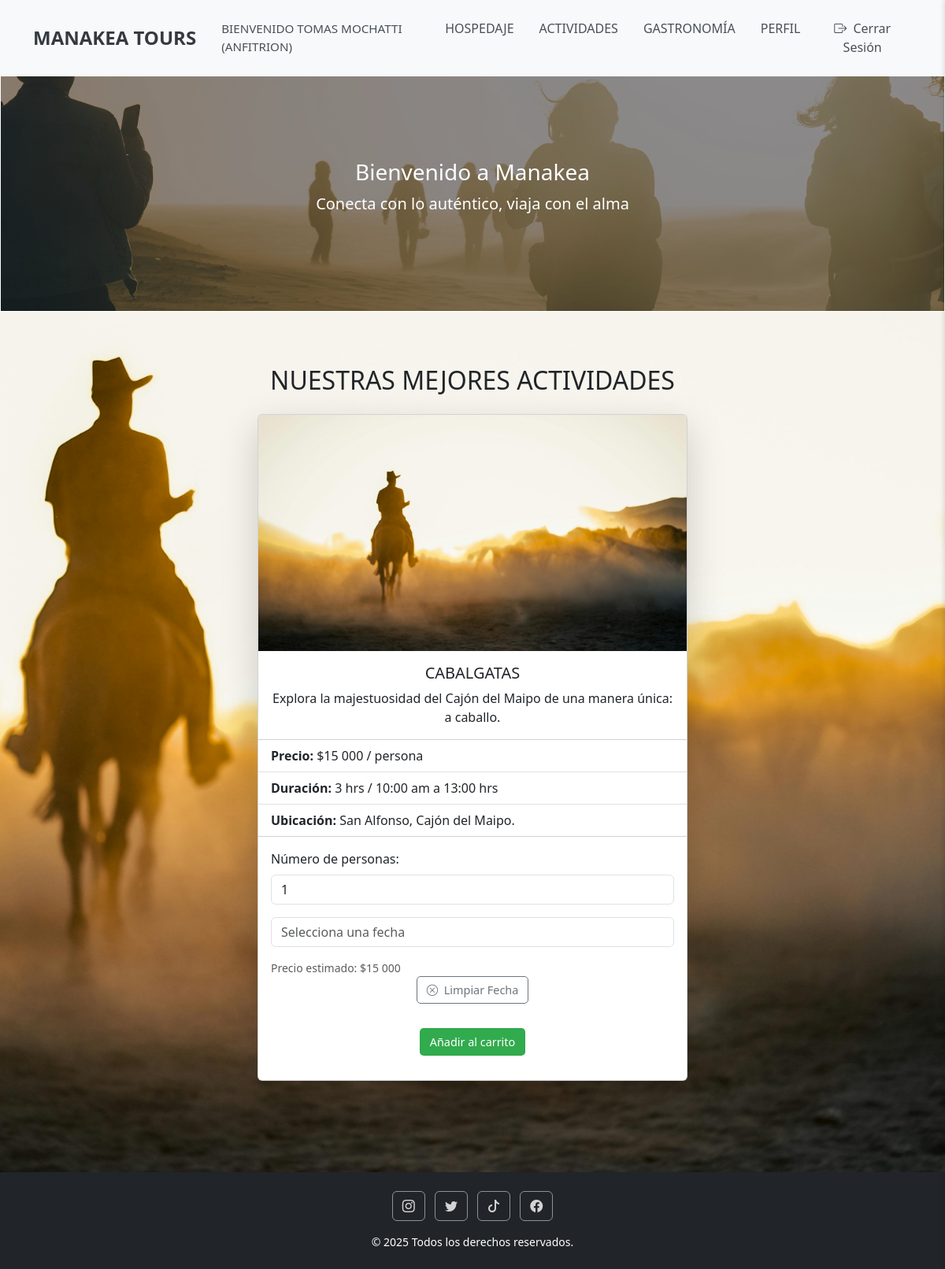
The app's page /detalle_actividad/19/ (signed in) with its own data.
### core/models.py (models this page shows, shortened)
class Usuario(AbstractBaseUser, PermissionsMixin):
    nombre = models.CharField(max_length=100)
    apellido = models.CharField(max_length=100)
    correo = models.EmailField(unique=True)
    telefono = models.CharField(max_length=20, blank=True, null=True) # Campo de teléfono
    tipo_usuario = models.ForeignKey(TipoUsuario, on_delete=models.SET_NULL, null=True, blank=True)
    is_active = models.BooleanField(default=True) # Indica si la cuenta está activa
    is_staff = models.BooleanField(default=False) # Necesario para acceder al admin de Django
    date_joined = models.DateTimeField(auto_now_add=True) # Fecha de creación del usuario
    objects = UsuarioManager() # Asigna tu Manager personalizado
    USERNAME_FIELD = 'correo' # Django usará 'correo' como campo de nombre de usuario para el login
    REQUIRED_FIELDS = ['nombre', 'apellido'] # Campos requeridos al crear un superusuario con createsuperuser
    groups = models.ManyToManyField(
        'auth.Group',
        verbose_name='groups',
        blank=True,
        help_text='The groups this user belongs to. A user will get all permissions granted to each of their groups.',
        related_name="core_usuario_set", # Asegura un related_name único para evitar conflictos
        related_query_name="usuario",
    )
    user_permissions = models.ManyToManyField(
        'auth.Permission',
        verbose_name='user permissions',
        blank=True,
        help_text='Specific permissions for this user.',
        related_name="core_usuario_set", # Asegura un related_name único para evitar conflictos
        related_query_name="usuario",
    )
    class Meta:
        verbose_name = "Usuario"
        verbose_name_plural = "Usuarios"

class TipoUsuario(models.Model):
    tipo_nombre = models.CharField(max_length=50, unique=True)
    class Meta:
        verbose_name = "Tipo de Usuario"
        verbose_name_plural = "Tipos de Usuarios"

class Servicio(models.Model):
    nombre = models.CharField(max_length=200)
    descripcion = models.TextField()
    tipo_servicio = models.ForeignKey('TipoServicio', on_delete=models.CASCADE)
    precio_base = models.DecimalField(max_digits=10, decimal_places=0, default=0)
    ubicacion = models.CharField(max_length=255, default='')
    duracion = models.CharField(max_length=100, blank=True, null=True)
    habitacion = models.IntegerField(blank=True, null=True)
    imagen = models.ImageField(upload_to='servicios_imagenes/', blank=True, null=True)
    anfitrion = models.ForeignKey('Usuario', on_delete=models.CASCADE, related_name='servicios_ofrecidos', null=True, blank=True)

### core/views.py (the view)
# urls.py: path('detalle_actividad/<int:servicio_id>/', views.detalle_actividad, name='detalle_actividad'),
def detalle_actividad(request, servicio_id):
    servicio = get_object_or_404(Servicio, pk=servicio_id, tipo_servicio__nombre='actividad')
    context = {
        'servicio': servicio,
    }
    return render(request, 'core/detalle_actividad.html', context)

### core/templates/core/detalle_actividad.html (shortened to what this page needs)
{% load static %}
{% load humanize %}
<!DOCTYPE html>
<html lang="es">
<head>
    <link rel="stylesheet" href="{% static 'css/global.css'%}">
    <link rel="stylesheet" href="{% static 'css/carrito.css'%}">
    <link href="https://cdn.jsdelivr.net/npm/bootstrap@5.3.3/dist/css/bootstrap.min.css" rel="stylesheet">
    <link rel="stylesheet" href="https://cdn.jsdelivr.net/npm/bootstrap-icons@1.10.5/font/bootstrap-icons.css">
    <link rel="stylesheet" href="https://cdn.jsdelivr.net/npm/flatpickr/dist/flatpickr.min.css">
</head>
<body>
<div id="main-content">
    <section class="bg-3">
        <nav class="navbar navbar-expand-lg navbar-light bg-light">
            <div class="container">
                {% if user.is_authenticated %}
                    <a class="navbar-brand fw-bold" href="{% url 'inicioregistrado' %}">MANAKEA TOURS</a>
                {% else %}
                    <a class="navbar-brand fw-bold" href="{% url 'inicio' %}">MANAKEA TOURS</a>
                {% endif %}
                <div class="collapse navbar-collapse justify-content-end" id="navbarNav">
                    <ul class="navbar-nav">
                        {% if user.is_authenticated %}
                            <li class="nav-item d-flex align-items-center">
                                <span class="nav-link welcome-message">
                                    BIENVENIDO {{ user.nombre|upper }} {{ user.apellido|upper }}
                                    {% if user.tipo_usuario %}
                                        <span class="user-role">({{ user.tipo_usuario.tipo_nombre|upper }})</span>
                                    {% endif %}
                                </span>
                            </li>
                            <li class="nav-item">
                                <a class="nav-link {% if request.resolver_match.url_name == 'hospedaje' %}active{% endif %}" href="{% url 'hospedaje' %}">HOSPEDAJE</a>
                            </li>
                            <li class="nav-item">
                                <a class="nav-link {% if request.resolver_match.url_name == 'actividad' %}active{% endif %}" href="{% url 'actividad' %}">ACTIVIDADES</a>
                            </li>
                            <li class="nav-item">
                                <a class="nav-link {% if request.resolver_match.url_name == 'gastronomia' %}active{% endif %}" href="{% url 'gastronomia' %}">GASTRONOMÍA</a>
                            </li>
                            <li class="nav-item">
                                <a class="nav-link" href="{% url 'perfil' %}">PERFIL</a>
                            </li>
                            <li class="nav-item">
                                <a class="nav-link btn btn-outline-danger btn-sm ms-2" href="{% url 'logout' %}">
                                    <i class="bi bi-box-arrow-right me-1"></i> Cerrar Sesión
                                </a>
                            </li>
                        {% endif %}
                    </ul>
                </div>
            </div>
        </nav>
        <div id="carouselExampleSlidesOnly" class="carousel slide border border-white" data-bs-ride="carousel" style="height: 300px;">
            <div class="carousel-inner h-100">
                <div class="carousel-item active position-relative h-100">
                    <img src="{% static 'img/cajon-3.jpg' %}" class="d-block w-100 h-100 object-fit-cover" alt="Embalse El Yeso, Cajón del Maipo">
                    <div class="position-absolute top-0 start-0 w-100 h-100 d-flex flex-column justify-content-center align-items-center text-white bg-dark bg-opacity-50">
                        <h1 class="h3">Bienvenido a Manakea</h1>
                        <p class="lead">Conecta con lo auténtico, viaja con el alma</p>
                    </div>
                </div>
            </div>
        </div>
        <div class="container my-5">
            <h2 class="text-center mb-4">NUESTRAS MEJORES ACTIVIDADES</h2>
            <div class="row justify-content-center">
                <div class="col-md-8 col-lg-6">
                    <div class="card h-100 shadow-lg">
                        {% if servicio.imagen %}
                            <img src="{{ servicio.imagen.url }}" class="card-img-top" alt="{{ servicio.nombre }}">
                        {% else %}
                            <img src="{% static 'img/no-image.jpg' %}" class="card-img-top" alt="Sin imagen disponible">
                        {% endif %}
                        <div class="card-body">
                            <h5 class="card-title">{{ servicio.nombre }}</h5>
                            <p class="card-text">{{ servicio.descripcion }}</p>
                        </div>
                        <ul class="list-group list-group-flush">
                            <li class="list-group-item"><strong>Precio:</strong> ${{ servicio.precio_base|floatformat:0|intcomma }} / persona</li>
                            {% if servicio.duracion %}
                                <li class="list-group-item"><strong>Duración:</strong> {{ servicio.duracion }}</li>
                            {% endif %}
                            {% if servicio.ubicacion %}
                                <li class="list-group-item"><strong>Ubicación:</strong> {{ servicio.ubicacion }}</li>
                            {% endif %}
                        </ul>
                        <div class="card-body">
                            <form action="#" method="POST" class="reservation-form"
                                  data-service-id="{{ servicio.id }}"
                                  data-service-name="{{ servicio.nombre }}"
                                  data-service-type="Actividad"
                                  data-price-base="{{ servicio.precio_base }}"
                                  data-occupied-dates-url="{% url 'api_actividad_fechas_ocupadas' servicio_id=servicio.id %}">
                                <div class="mb-3">
                                    <label for="num-personas-{{ servicio.id }}" class="form-label">Número de personas:</label>
                                    <input type="number" class="form-control num-personas-input" id="num-personas-{{ servicio.id }}" value="1" min="1" max="{{ servicio.num_personas_max }}">
                                </div>
                                <div class="mb-3">
                                    <input type="text" class="form-control date-input single-date-picker" id="fecha-actividad-{{ servicio.id }}" name="fecha_actividad" placeholder="Selecciona una fecha">
                                </div>
                                <div class="form-text mt-2 text-muted" id="price-display-{{ servicio.id }}">
                                    Precio estimado: ${{ servicio.precio_base|floatformat:0|intcomma }}
                                </div>
                                <div class="d-flex justify-content-center mb-3">
                                    <button type="button" class="btn btn-outline-secondary btn-sm clear-flatpickr" data-target-flatpickr="fecha-actividad-{{ servicio.id }}">
                                        <i class="bi bi-x-circle me-1"></i> Limpiar Fecha
                                    </button>
                                </div>
                                <div class="card-hospedaje d-flex justify-content-center">
                                    {% if user.is_authenticated and user.tipo_usuario and user.tipo_usuario.tipo_nombre == 'cliente' %}
                                        <button type="button" class="btn btn-success btn-sm add-to-cart-btn">
                                            Añadir al carrito
                                        </button>
                                    {% else %}
                                        <button type="button" class="btn btn-success btn-sm"
                                                data-bs-toggle="popover" data-bs-placement="top"
                                                data-bs-title="Acción Requerida"
                                                data-bs-content="Debes iniciar sesión como cliente para poder reservar.">
                                            Añadir al carrito
                                        </button>
                                    {% endif %}
                                </div>
                            </form>
                            </div>
                    </div>
                </div>
            </div>
        </div>
        <footer class="bg-dark text-center text-white py-4 mt-5">
            <div class="container">
                <div class="mb-3">
                    <a href="https://www.instagram.com" target="_blank" class="btn btn-outline-light mx-1"><i class="bi bi-instagram"></i></a>
                    <a href="https://www.twitter.com" target="_blank" class="btn btn-outline-light mx-1"><i class="bi bi-twitter"></i></a>
                    <a href="https://www.tiktok.com" target="_blank" class="btn btn-outline-light mx-1"><i class="bi bi-tiktok"></i></a>
                    <a href="https://www.facebook.com" target="_blank" class="btn btn-outline-light mx-1"><i class="bi bi-facebook"></i></a>
                </div>
                <p class="mb-0 small">&copy; 2025 Todos los derechos reservados.</p>
            </div>
        </footer>
    </section>
</div>
</body>
</html>

### core/static/css/global.css (style rules this page uses)
body { min-height: 100vh; display: flex; flex-direction: column; margin: 0; padding: 0; }
.bg-3 { background-image: url(../img/cabalgata.jpg); background-repeat: no-repeat; background-position: center center; background-size: cover; min-height: 100vh; display: flex; flex-direction: column; }
.bg-5 > .container.my-5, .bg > .container, .bg-2 > .container, .bg-3 > .container, .bg-4 > .container, .bg-profile > .container { flex-grow: 1; padding-top: 20px; padding-bottom: 20px; }
.card-img-top { height: 300px; object-fit: cover; }
.card-body { display: flex; flex-direction: column; }
.card-title, .card-text { text-align: center; }
.btn { margin-top: auto; }
.card .btn { border-radius: 0.25rem; transition: all 0.2s ease-in-out; font-weight: 500; }
.card .btn-success { background-color: rgba(40, 167, 69, 0.95) !important; border-color: rgba(40, 167, 69, 0.95) !important; color: white; }
.card .btn-sm { padding: 0.35rem 0.75rem !important; font-size: 0.9rem !important; border-radius: 5px !important; }
.navbar { background-color: rgba(255, 255, 255, 0.85) !important; box-shadow: 0 2px 10px rgba(0,0,0,0.1); padding: 1rem 0 !important; }
.navbar-brand { font-size: 1.5rem !important; color: #343a40 !important; font-weight: 700 !important; }
.navbar-nav .nav-link { color: #495057 !important; font-weight: 500 !important; margin: 0 0.5rem; transition: color 0.3s ease; }
.welcome-message { color: #6c757d !important; font-size: 0.95rem !important; margin-right: 1rem; }
footer { background-color: rgba(33, 37, 41, 0.9) !important; padding: 2rem 0 !important; color: rgba(255, 255, 255, 0.8) !important; }
footer .btn-outline-light { border-color: rgba(255, 255, 255, 0.5) !important; color: rgba(255, 255, 255, 0.8) !important; }
.card-hospedaje { text-align: center; padding-top: 15px; padding-bottom: 15px; }
.navbar .btn-outline-danger { border: none !important; background-color: transparent !important; color: #495057 !important; }

### core/static/css/carrito.css (style rules this page uses)
#main-content { transition: margin-right 0.3s ease-in-out; }

### records on screen
Usuario: nombre "TOMAS", apellido "MOCHATTI", tipo_usuario.tipo_nombre "ANFITRION"
Servicio: imagen (picture), nombre "CABALGATAS", descripcion "Explora la majestuosidad del Cajón del Maipo de una manera única: a caballo.", precio_base "15 000", duracion "3 hrs / 10:00 am a 13:00 hrs", ubicacion "San Alfonso, Cajón del Maipo."
